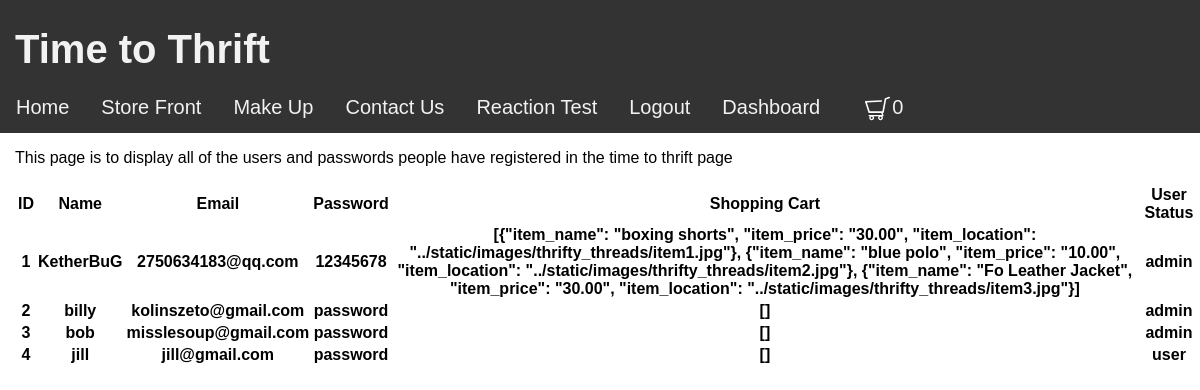
The app's page /time_to_thrift/admin (signed in), older data.
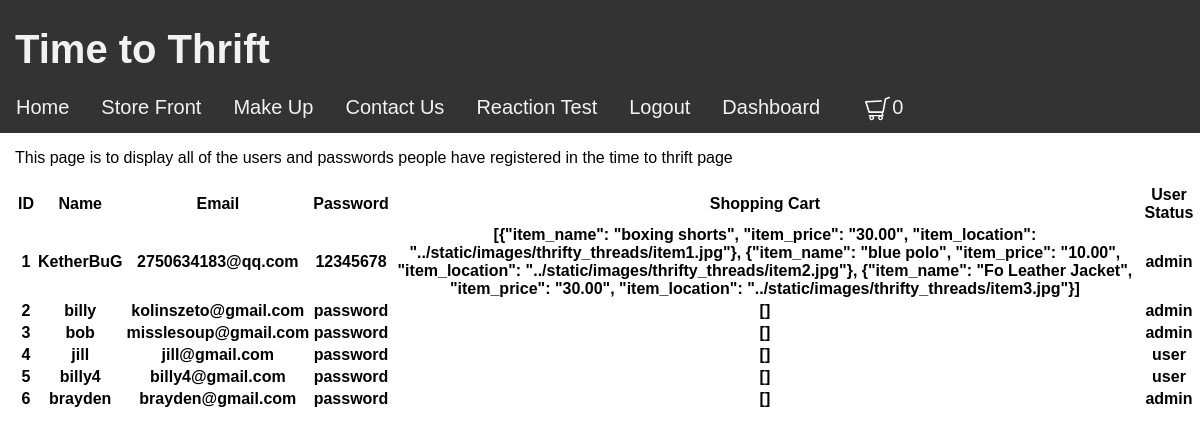
The same page, newer data.
### models/module.py (models this page shows, shortened)
class UserTT(db.Model):
    id = db.Column(db.Integer, primary_key=True)
    username = db.Column(db.String(15), unique=True)
    email = db.Column(db.String(50))
    password = db.Column(db.String(80))
    shopping_cart_column = db.Column(db.String(8000), nullable=False)
    authen = db.Column(db.String(50))
    pass

### views/time_to_thrift/view.py (the view)
@time_to_thrift_bp.route('/admin')
def admin_display():
    return render_template("time_to_thrift/admin_page.html", table=user_records, display_cart=shopping_cart)

### models/login.py (called while the page is built)
@login_manager.user_loader
def load_user_DN(user_id):
    return userDN.query.get(int(user_id))

### views/time_to_thrift/templates/time_to_thrift/admin_page.html (shortened to what this page needs)
{% extends "base.html" %}
{% block style %}
<link rel="stylesheet" href="../static/css/style_home.css" type="text/css">
{% endblock %}
{% block content %}
<div style="margin-left: 15px;">
    <p>This page is to display all of the users and passwords people have registered in the time to thrift page</p>
    <table id="user_table">
        <tr>
            <th>ID</th>
            <th>Name</th>
            <th>Email</th>
            <th>Password</th>
            <th>Shopping Cart</th>
            <th>User Status</th>
        </tr>
        {% for row in table %}
        <tr>
            <th>{{ row['id'] }}</th>
            <th>{{ row['username'] }}</th>
            <th>{{ row['email'] }}</th>
            <th>{{ row['password'] }}</th>
            <th>{{ row['shopping_cart_column'] }}</th>
            <th>{{ row['authen'] }}</th>
        </tr>
        {% endfor %}
    </table>
</div>
{% endblock %}

### templates/base.html (shortened to what this page needs)
<!DOCTYPE html>
<html lang="en">
<head>
    <link rel="stylesheet" href="../static/css/style_base.css" type="text/css">
</head>
<body>
    <div class="sticky">
        <div class="topnav">
            <h1 id="title_top"> Time to Thrift <span><a id="return_link" href={{url_for('easter_egg_bp.home')}}>Back to Home</a></span> </h1>
            <a class="home" href="{{url_for('time_to_thrift_bp.index_TT')}}">Home</a>
            <a href="{{url_for('time_to_thrift_bp.storefront')}}">Store Front</a>
            <a href="{{url_for('makeup_api_bp.makeup_landing')}}">Make Up</a>
            <a href="{{url_for('time_to_thrift_bp.contactus')}}">Contact Us</a>
            <a href="{{url_for('time_to_thrift_bp.reactiontest')}}">Reaction Test</a>
            {% if current_user.is_authenticated %}
            <a href="{{ url_for('time_to_thrift_bp.logoutt') }}">Logout</a>
            <a href="{{ url_for('time_to_thrift_bp.logged_in') }}">Dashboard</a>
            {% endif %}
            <a id="shopping_cart_alt" href="{{url_for('time_to_thrift_bp.logged_in')}}" onmouseover="onHover();" onmouseout="offHover();" >
                <img id="menuImg1" src="../static/images/user_dashboard/shopping-cart-white.svg" alt="Shopping Cart" width="25px">
                <div id="quanity_1"> {{display_cart|length}} </div>
            </a>
        </div>
    </div>
</body>
{% block style %}{% endblock %}
<body style="z-index: 0;">
{% block content %}{% endblock %}
</body>
</html>

### static/css/style_base.css (style rules this page uses)
body { margin: 0; font-family: Arial, Helvetica, sans-serif; overflow-x: hidden; }
.topnav { overflow: hidden; background-color: #333; }
.topnav a { float: left; color: #f2f2f2; text-align: center; padding: 14px 16px; text-decoration: none; font-size: 20px; }

### static/css/style_home.css (style rules this page uses)
* { box-sizing:border-box }

### templates/base.html (style rules this page uses)
div.sticky { position: -webkit-sticky; position: sticky; top: 0; font-size: 20px; z-index: 10; }
#quanity_1 { margin-top: -30px; margin-left: 40px; }
#title_top { color: #f2f2f2; margin-left: 15px; margin-bottom: 10px; }
#return_link, #return_link:visited { margin-left: 15px; all: revert; text-decoration: none; color: #333; }

Row changes from the older to the newer data that the page shows:
added UserTT: id "5", username "billy4", email "billy4@gmail.com", password "password", shopping_cart_column "[]", authen "user"
added UserTT: id "6", username "brayden", email "brayden@gmail.com", password "password", shopping_cart_column "[]", authen "admin"
